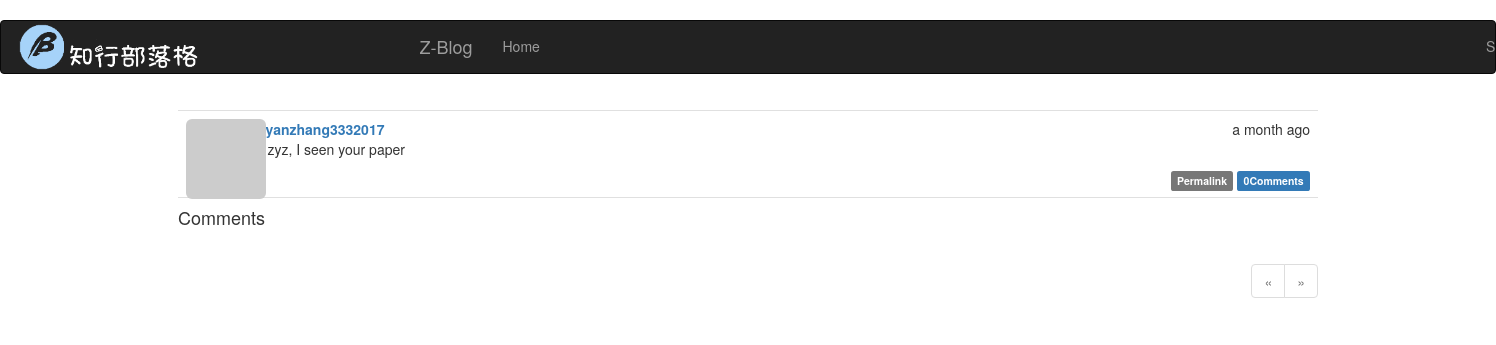
Page /post/175 on the earlier database version.
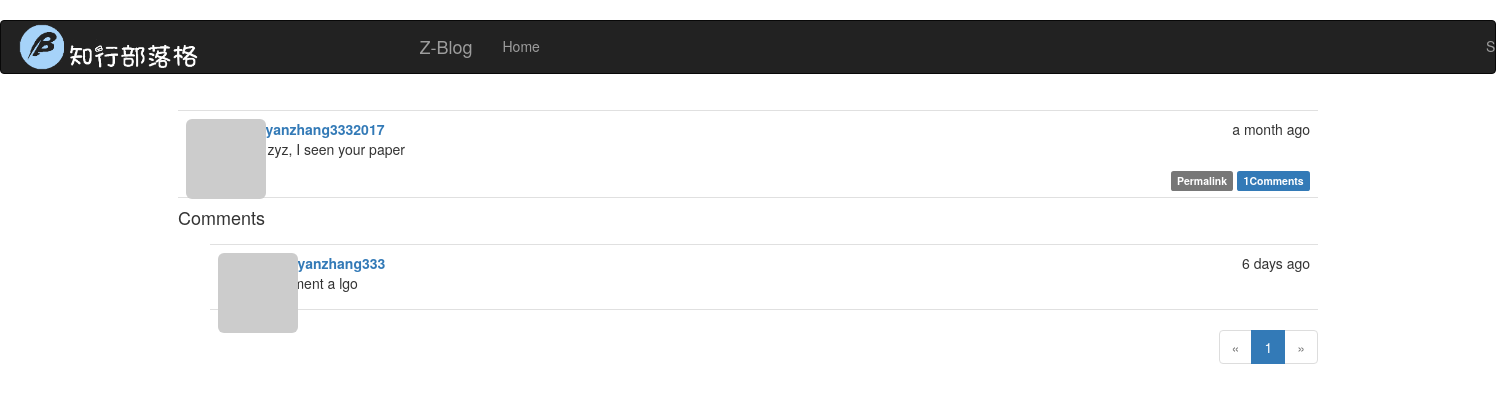
Same page on the later database version.
### app/models.py (models this page shows, shortened)
class Post(db.Model):
    __tablename__='posts'
    id = db.Column(db.Integer,primary_key=True)
    body = db.Column(db.Text)
    body_html=db.Column(db.Text)
    timestamp=db.Column(db.DateTime,index=True,default=datetime.utcnow)
    author_id=db.Column(db.Integer,db.ForeignKey('users.id'))
    comments=db.relationship('Comment',backref='post',lazy='dynamic')

class User(UserMixin,db.Model):
    __tablename__ = 'users'
    id = db.Column(db.Integer, primary_key=True)
    email = db.Column(db.String(64), unique=True, index=True)
    username = db.Column(db.String(64), unique=True, index=True)
    role_id = db.Column(db.Integer, db.ForeignKey('roles.id'))
    password_hash=db.Column(db.String(128))
    confirmed =db.Column(db.Boolean,default=False)
    posts   =db.relationship('Post',   backref='author',lazy='dynamic')
    comments=db.relationship('Comment',backref='author',lazy='dynamic')
    followed = db.relationship('Follow',
                                foreign_keys=[Follow.follower_id],
                                backref=db.backref('follower', lazy='joined'),
                                lazy='dynamic',
                                cascade='all, delete-orphan')
    followers = db.relationship('Follow',
                                foreign_keys=[Follow.followed_id],
                                backref=db.backref('followed', lazy='joined'),
                                lazy='dynamic',
                                cascade='all, delete-orphan')
    @property
    def password(self):
        raise AttributeError ('password is not a readable attribute')
    name= db.Column(db.String(64))
    location=db.Column(db.String(64))
    about_me=db.Column(db.Text())
    member_since=db.Column(db.DateTime(),default=datetime.utcnow)
    last_seen=db.Column(db.DateTime(),default=datetime.utcnow)
    avatar_hash =db.Column(db.String(32))
    def gravatar(self,size=100,default='identicon',rating='g'):
        if request.is_secure:
            url='https://secure.gravatar.com/avatar'
        else:
            url='http://www.gravatar.com/avatar'
        hash=self.avatar_hash or hashlib.md5(self.email.encode('utf-8')).hexdigest()
        return '{url}/{hash}?s={size}&d={default}&r={rating}'.\
            format(url=url,hash=hash,size=size,default=default,rating=rating)
    '''
    def change_email(self,token):
        pass
        self.email=new_email
        self.avatar_hashself.avatar_hash=hashlib.md5(self.email.encode('utf-8')).hexdigest()
        db.session.add(self)
    '''

class Comment(db.Model):
    __tablename__='comments'
    id =db.Column(db.Integer,primary_key=True)
    body=db.Column(db.Text)
    body_html=db.Column(db.Text)
    timestamp=db.Column(db.DateTime,index=True,default=datetime.utcnow)
    disabled=db.Column(db.Boolean)
    author_id=db.Column(db.Integer,db.ForeignKey('users.id'))
    post_id  =db.Column(db.Integer,db.ForeignKey('posts.id'))

### app/main/views.py (the view)
@main.route('/post/<int:id>',methods=['GET','POST'])
def post(id):
    post=Post.query.get_or_404(id)
    form=CommentForm()
    if form.validate_on_submit():
        comment=Comment(body=form.body.data,post=post,author=current_user._get_current_object())
        db.session.add(comment)
        flash('Your comment has benn published')
        return redirect(url_for('.post',id=post.id,page=-1))
    page=request.args.get('page',1,type=int)
    if page == -1:
        page=(post.comments.count()-1)/15+1
    pagination=post.comments.order_by(Comment.timestamp.asc()).\
            paginate(page,per_page=15,error_out=False)
    comments=pagination.items
    return render_template('post.html',posts=[post],form=form,comments=comments,pagination=pagination)

### app/auth/views.py (called while the page is built)
@auth.before_app_request
def before_request():
    if current_user.is_authenticated:
        current_user.ping()
        if not current_user.confirmed\
                and request.endpoint[:5]!='auth.'\
                and request.endpoint !='static':
            return redirect(url_for('auth.unconfirmed'))

### app/main/__init__.py (called while the page is built)
@main.app_context_processor
def inject_permissions():
    return dict(Permission=Permission)

### app/models.py (called while the page is built)
    def can(self,permissions):
        return False

    def is_administrator(self):
        return False

### app/templates/post.html (shortened to what this page needs)
{% extends "base.html" %}
{% import "_macros.html" as macros %}
{% import "bootstrap/wtf.html" as wtf %}
{% block page_content %}
{% include '_posts.html' %}
<h4 id="comments">Comments</h4>
{% include '_comments.html'%}
{%if pagination %}
<div class="pagination">
    {{macros.pagination_widget(pagination,'.post',fragment='#comments',id=posts[0].id)}}
</div>
{%endif%}
{% endblock %}

### app/templates/_posts.html (shortened to what this page needs)
<ul class="posts">
    {% for post in posts %}
    <li class="post">
        <div class="post-thumbnail">
            <a href="{{ url_for('.user', username=post.author.username) }}">
                <img class="img-rounded profile-thumbnail" src="{{ post.author.gravatar(size=40) }}">
            </a>
        </div>
        <div class="post-content">
            <div class="post-date">{{ moment(post.timestamp).fromNow() }}</div>
            <div class="post-author"><a href="{{ url_for('.user', username=post.author.username) }}">{{ post.author.username }}</a></div>
            <div class="post-body">
                {% if post.body_html %}
                    {{ post.body_html | safe }}
                {% else %}
                    {{ post.body }}
                {% endif %}
            </div>
            <div class="post-footer">
                <a href="{{ url_for('.post', id=post.id) }}">
                    <span class="label label-default">Permalink</span>
                </a>
                <a href="{{url_for('.post',id=post.id)}}#comments">
                    <span class="label label-primary">
                        {{post.comments.count()}}Comments
                    </span>
                </a>
            </div>
        </div>
    </li>
    {% endfor %}
</ul>

### app/templates/_comments.html (shortened to what this page needs)
<ul class="comments">
    {% for comment in comments %}
    <li class="comment">
        <div class="comment-thumbnail">
            <a href="{{ url_for('.user', username=comment.author.username) }}">
                <img class="img-rounded profile-thumbnail" src="{{ comment.author.gravatar(size=40) }}">
            </a>
        </div>
        <div class="comment-content">
            <div class="comment-date">{{ moment(comment.timestamp).fromNow() }}</div>
            <div class="comment-author"><a href="{{ url_for('.user', username=comment.author.username) }}">{{ comment.author.username }}</a></div>
            <div class="comment-body">
                {% if moderate or not comment.disabled %}
                    {% if comment.body_html %}
                        {{ comment.body_html | safe }}
                    {% else %}
                        {{ comment.body }}
                    {% endif %}
                {% endif %}
            </div>
        </div>
    </li>
    {% endfor %}
</ul>

Differences in the rows shown:
computed for Post "a month ago": comments.count "0" → "1"
added Comment: timestamp "6 days ago", author.username "zhaoyanzhang333", body_html "comment a lgo"
Other differences:
new list line: "1"
